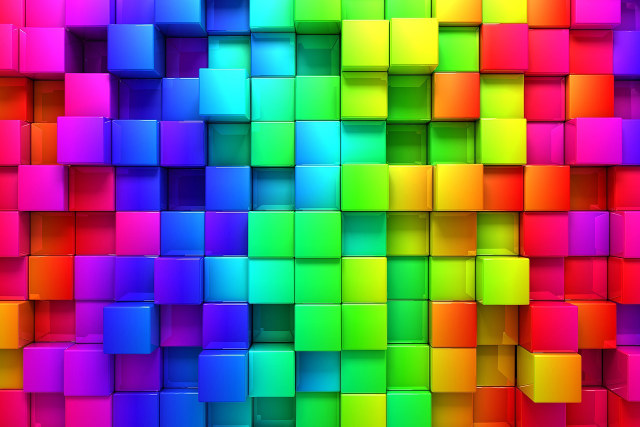
#> input picture ExampleCode/OpenCV/Images/1280px-Color-wallpapers-30653-4019293.jpg, 1280 x 853 px (shown at 1/2 size)
$ python 01_color_models.py
#> lines starting #> are read from the running program, lines starting #| are printed output that depends on the picture
#> in main, image is the input picture: shape (853, 1280, 3); mean B, G, R 106.4, 101.4, 123.6
#!/usr/bin/env python3


import cv2

# This works with images and already existing videos.
def rescale_image(image, scale=0.4):
#> called with scale = 0.6
    width  = int(image.shape[1] * scale)
#> width = 768
    height = int(image.shape[0] * scale)
#> height = 511

    dimensions = (width, height)
#> dimensions = (768, 511)

    return cv2.resize(image, dimensions, interpolation=cv2.INTER_AREA)
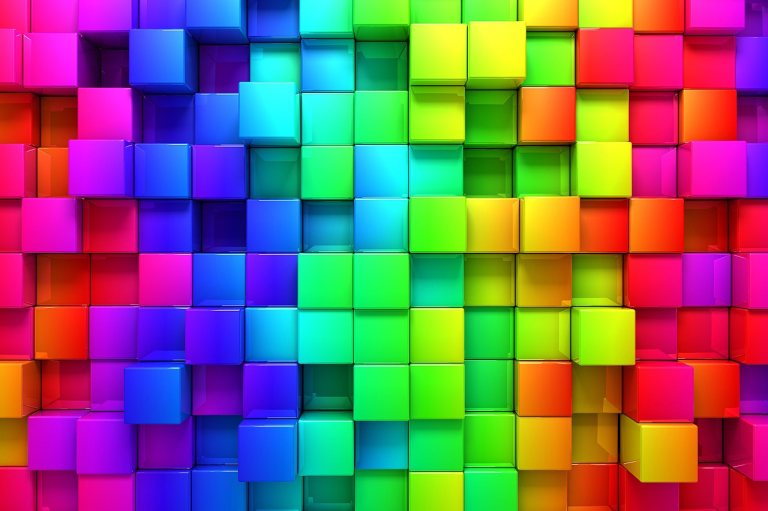
#> returned value: shape (511, 768, 3); mean of channels 0, 1, 2 106.4, 101.4, 123.6; drawn as B, G, R


def main():
    image = cv2.imread("../Images/1280px-Color-wallpapers-30653-4019293.jpg")
    scaled_image = rescale_image(image, 0.6)
    cv2.imshow("Color wallpapers", scaled_image)
    cv2.waitKey(0)

    # gray scale
    gray = cv2.cvtColor(scaled_image, cv2.COLOR_BGR2GRAY)
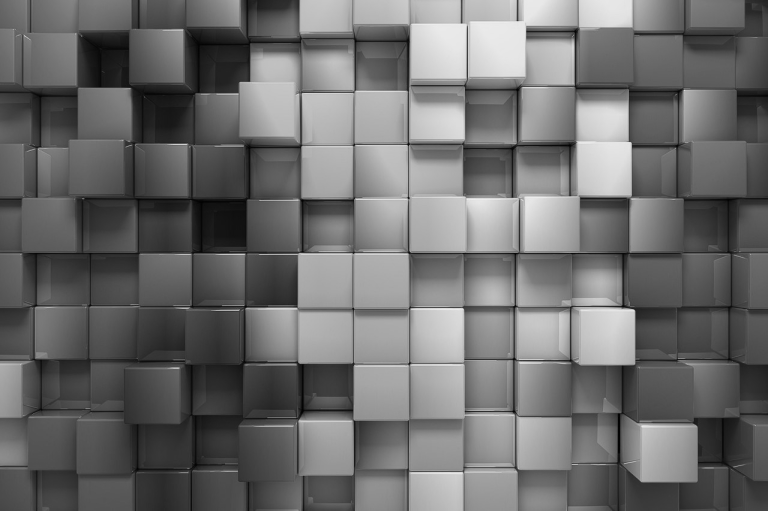
#> gray: shape (511, 768); min 1, max 237, mean 108.6
    cv2.imshow("Gray", gray)
    cv2.waitKey(0)

    # BGR to HSV
    # HSL (hue, saturation, lightness) and HSV (hue, saturation, value, also
    # known as HSB or hue, saturation, brightness) are alternative
    # representations of the RGB color model, designed in the 1970s by computer
    # graphics researchers to more closely align with the way human vision
    # perceives color-making attributes. In these models, colors of each hue are
    # arranged in a radial slice, around a central axis of neutral colors which
    # ranges from black at the bottom to white at the top.
    #
    # source: https://en.wikipedia.org/wiki/HSL_and_HSV
    hsv = cv2.cvtColor(scaled_image, cv2.COLOR_BGR2HSV)
#> hsv: shape (511, 768, 3); mean H, S, V 92.9, 236.7, 208.3
    cv2.imshow("HSV", hsv)
    cv2.waitKey(0)

    # L*a*b
    # The CIELAB color space also referred to as L*a*b* is a color space defined
    # by the International Commission on Illumination (abbreviated CIE) in
    # 1976. (Referring to CIELAB as "Lab" without asterisks should be avoided to
    # prevent confusion with Hunter Lab.) It expresses color as three values: L*
    # for perceptual lightness, and a* and b* for the four unique colors of
    # human vision: red, green, blue, and yellow. CIELAB was intended as a
    # perceptually uniform space, where a given numerical change corresponds to
    # similar perceived change in color. While the LAB space is not truly
    # perceptually uniform, it nevertheless is useful in industry for detecting
    # small differences in color.
    #
    # source: https://en.wikipedia.org/wiki/CIELAB_color_space
    lab = cv2.cvtColor(scaled_image, cv2.COLOR_BGR2LAB)
#> lab: shape (511, 768, 3); mean of channels 0, 1, 2 140.2, 146.1, 136.8
    cv2.imshow("L*a*b", lab)
    cv2.waitKey(0)


    # So, OpenCV uses BGR and a lot of other software components use RBG.
    # If an BGR isn't converted to RBG before being displayed by RGB software,
    # it might/will look like the following...
    # Well, it's the same as displaying a RGB in a BGR world...
    rgb = cv2.cvtColor(scaled_image, cv2.COLOR_BGR2RGB)
    cv2.imshow("RGB", rgb)
    cv2.waitKey()


    # It's possible to transform BGR to different color spaces.
    # It's possible to transform different color spaces to BGR.
    # Since BGR is the default, all conversions need to pass this format. :-)


if __name__ == "__main__":
    main()
